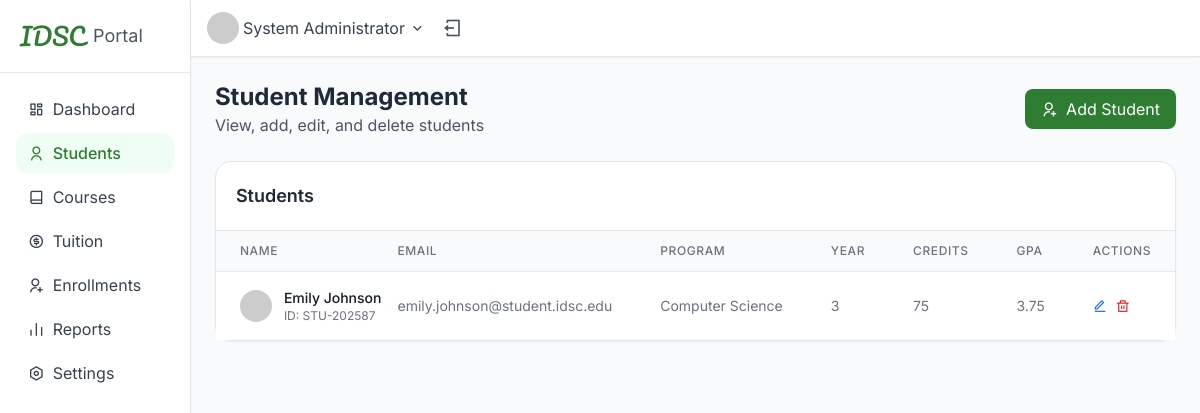
The page /admin/students.php (signed in) on the database its author committed.
### tables this page shows
CREATE TABLE users (
    user_id VARCHAR(20) PRIMARY KEY,
    password VARCHAR(255) NOT NULL,
    role ENUM('student', 'instructor', 'admin') NOT NULL,
    email VARCHAR(100) NOT NULL UNIQUE,
    first_name VARCHAR(50) NOT NULL,
    last_name VARCHAR(50) NOT NULL,
    profile_image VARCHAR(255) DEFAULT NULL,
    created_at TIMESTAMP DEFAULT CURRENT_TIMESTAMP,
    last_login DATETIME DEFAULT NULL
);

CREATE TABLE students (
    student_id VARCHAR(20) PRIMARY KEY,
    program VARCHAR(100) NOT NULL,
    year_level INT NOT NULL,
    gpa DECIMAL(3,2) DEFAULT 0.00,
    credits_earned INT DEFAULT 0,
    credits_required INT NOT NULL,
    advisor_id VARCHAR(20) DEFAULT NULL,
    enrollment_date DATE NOT NULL,
    FOREIGN KEY (student_id) REFERENCES users(user_id) ON DELETE CASCADE,
    FOREIGN KEY (advisor_id) REFERENCES users(user_id) ON DELETE SET NULL
);

### config.php (called while the page is built, shortened)
<?php
function get_db_connection() {
    static $conn;
    if (!isset($conn)) {
        $conn = mysqli_connect(DB_HOST, DB_USER, DB_PASS, DB_NAME);
    }
    return $conn;
}
function get_user_info($user_id) {
    $conn = get_db_connection();
    $user_id = mysqli_real_escape_string($conn, $user_id);
    $query = "SELECT * FROM users WHERE user_id = '$user_id'";
    $result = mysqli_query($conn, $query);
    if ($result && mysqli_num_rows($result) > 0) {
        return mysqli_fetch_assoc($result);
    }
    return null;
}
?>

### admin/students.php (the view, shortened to what this page needs)
<?php
require_once '../config.php';
$admin_id = $_SESSION['user_id'];
$user_info = get_user_info($admin_id);
$conn = get_db_connection();
$query = "SELECT
            u.user_id, u.first_name, u.last_name, u.email, u.created_at,
            s.program, s.year_level, s.credits_earned, s.gpa, s.enrollment_date
          FROM users u
          JOIN students s ON u.user_id = s.student_id
          WHERE u.role = 'student'
          ORDER BY u.last_name, u.first_name";
$result = mysqli_query($conn, $query);
$students = [];
if ($result) {
    while ($row = mysqli_fetch_assoc($result)) {
        $students[] = $row;
    }
}
?>
<!DOCTYPE html>
<html lang="en">
<head>
    <script src="https://cdn.tailwindcss.com/3.4.16"></script>
    <link rel="stylesheet" href="https://cdnjs.cloudflare.com/ajax/libs/remixicon/4.6.0/remixicon.min.css">
</head>
<body class="bg-gray-50">
    <div class="min-h-screen flex flex-col">
        <div class="flex flex-1">
            <aside class="w-64 bg-white shadow-sm border-r hidden lg:block">
                <div class="p-5 border-b">
                    <div class="flex items-center space-x-2">
                        <h1 class="font-['Pacifico'] text-2xl text-primary">IDSC</h1>
                        <span class="text-gray-600 text-lg">Portal</span>
                    </div>
                </div>
                <nav class="p-4 space-y-1">
                    <a href="dashboard.php" class="flex items-center space-x-2 px-3 py-2 rounded-md text-gray-700 hover:bg-green-50 hover:text-primary transition-colors">
                        <i class="ri-dashboard-line"></i>
                        <span>Dashboard</span>
                    </a>
                    <a href="students.php" class="flex items-center space-x-2 px-3 py-2 rounded-md bg-green-50 text-primary font-medium">
                        <i class="ri-user-line"></i>
                        <span>Students</span>
                    </a>
                    <a href="courses.php" class="flex items-center space-x-2 px-3 py-2 rounded-md text-gray-700 hover:bg-green-50 hover:text-primary transition-colors">
                        <i class="ri-book-line"></i>
                        <span>Courses</span>
                    </a>
                    <a href="tuition.php" class="flex items-center space-x-2 px-3 py-2 rounded-md text-gray-700 hover:bg-green-50 hover:text-primary transition-colors">
                        <i class="ri-money-dollar-circle-line"></i>
                        <span>Tuition</span>
                    </a>
                    <a href="enrollments.php" class="flex items-center space-x-2 px-3 py-2 rounded-md text-gray-700 hover:bg-green-50 hover:text-primary transition-colors">
                        <i class="ri-user-add-line"></i>
                        <span>Enrollments</span>
                    </a>
                    <a href="reports.php" class="flex items-center space-x-2 px-3 py-2 rounded-md text-gray-700 hover:bg-green-50 hover:text-primary transition-colors">
                        <i class="ri-bar-chart-line"></i>
                        <span>Reports</span>
                    </a>
                    <a href="settings.php" class="flex items-center space-x-2 px-3 py-2 rounded-md text-gray-700 hover:bg-green-50 hover:text-primary transition-colors">
                        <i class="ri-settings-line"></i>
                        <span>Settings</span>
                    </a>
                </nav>
            </aside>
            <main class="flex-1 flex flex-col">
                <header class="bg-white shadow-sm border-b sticky top-0 z-10">
                    <div class="flex items-center justify-between px-4 py-3">
                        <div class="flex items-center space-x-4">
                            <div class="relative">
                                <button type="button" class="flex items-center space-x-1 text-gray-700">
                                    <img src="https://ui-avatars.com/api/?name=<?php echo urlencode($user_info['first_name'] . ' ' . $user_info['last_name']); ?>&background=E9F5E9&color=2E7D32" class="w-8 h-8 rounded-full" alt="Profile">
                                    <span class="hidden md:inline-block"><?php echo htmlspecialchars($user_info['first_name'] . ' ' . $user_info['last_name']); ?></span>
                                    <i class="ri-arrow-down-s-line"></i>
                                </button>
                            </div>
                            <form method="POST" action="../auth.php">
                                <button type="submit" class="text-gray-600 hover:text-primary">
                                    <i class="ri-logout-box-line text-xl"></i>
                                </button>
                            </form>
                        </div>
                    </div>
                </header>
                <div class="flex-1 overflow-y-auto p-4 md:p-6">
                    <div class="mb-6 flex justify-between items-center">
                        <div>
                            <h1 class="text-2xl font-bold text-gray-800">Student Management</h1>
                            <p class="text-gray-600">View, add, edit, and delete students</p>
                        </div>
                        <button id="openAddStudentModal" class="bg-primary text-white px-4 py-2 rounded-button flex items-center space-x-2 hover:bg-primary/90 transition">
                            <i class="ri-user-add-line"></i>
                            <span>Add Student</span>
                        </button>
                    </div>
                    <div class="bg-white rounded-lg border shadow-sm mb-6">
                        <div class="p-5 border-b">
                            <h2 class="text-lg font-semibold text-gray-800">Students</h2>
                        </div>
                        <div class="overflow-x-auto">
                            <table class="min-w-full divide-y divide-gray-200">
                                <thead class="bg-gray-50">
                                    <tr>
                                        <th scope="col" class="px-6 py-3 text-left text-xs font-medium text-gray-500 uppercase tracking-wider">Name</th>
                                        <th scope="col" class="px-6 py-3 text-left text-xs font-medium text-gray-500 uppercase tracking-wider">Email</th>
                                        <th scope="col" class="px-6 py-3 text-left text-xs font-medium text-gray-500 uppercase tracking-wider">Program</th>
                                        <th scope="col" class="px-6 py-3 text-left text-xs font-medium text-gray-500 uppercase tracking-wider">Year</th>
                                        <th scope="col" class="px-6 py-3 text-left text-xs font-medium text-gray-500 uppercase tracking-wider">Credits</th>
                                        <th scope="col" class="px-6 py-3 text-left text-xs font-medium text-gray-500 uppercase tracking-wider">GPA</th>
                                        <th scope="col" class="px-6 py-3 text-left text-xs font-medium text-gray-500 uppercase tracking-wider">Actions</th>
                                    </tr>
                                </thead>
                                <tbody class="bg-white divide-y divide-gray-200">
                                    <?php if (empty($students)): ?>
                                        <tr>
                                            <td colspan="7" class="px-6 py-4 text-center text-sm text-gray-500">No students found.</td>
                                        </tr>
                                    <?php else: ?>
                                        <?php foreach ($students as $student): ?>
                                            <tr>
                                                <td class="px-6 py-4 whitespace-nowrap">
                                                    <div class="flex items-center">
                                                        <img src="https://ui-avatars.com/api/?name=<?php echo urlencode($student['first_name'] . ' ' . $student['last_name']); ?>&background=E9F5E9&color=2E7D32" class="w-8 h-8 rounded-full mr-3" alt="Profile">
                                                        <div>
                                                            <div class="text-sm font-medium text-gray-900"><?php echo htmlspecialchars($student['first_name'] . ' ' . $student['last_name']); ?></div>
                                                            <div class="text-xs text-gray-500">ID: <?php echo htmlspecialchars($student['user_id']); ?></div>
                                                        </div>
                                                    </div>
                                                </td>
                                                <td class="px-6 py-4 whitespace-nowrap text-sm text-gray-500"><?php echo htmlspecialchars($student['email']); ?></td>
                                                <td class="px-6 py-4 whitespace-nowrap text-sm text-gray-500"><?php echo htmlspecialchars($student['program']); ?></td>
                                                <td class="px-6 py-4 whitespace-nowrap text-sm text-gray-500"><?php echo htmlspecialchars($student['year_level']); ?></td>
                                                <td class="px-6 py-4 whitespace-nowrap text-sm text-gray-500"><?php echo htmlspecialchars($student['credits_earned']); ?></td>
                                                <td class="px-6 py-4 whitespace-nowrap text-sm text-gray-500"><?php echo number_format($student['gpa'], 2); ?></td>
                                                <td class="px-6 py-4 whitespace-nowrap text-sm font-medium">
                                                    <div class="flex space-x-2">
                                                        <a href="?action=edit&id=<?php echo $student['user_id']; ?>" class="text-blue-600 hover:text-blue-900">
                                                            <i class="ri-edit-line"></i>
                                                        </a>
                                                        <a href="#" onclick="confirmDelete(<?php echo $student['user_id']; ?>)" class="text-red-600 hover:text-red-900">
                                                            <i class="ri-delete-bin-line"></i>
                                                        </a>
                                                    </div>
                                                </td>
                                            </tr>
                                        <?php endforeach; ?>
                                    <?php endif; ?>
                                </tbody>
                            </table>
                        </div>
                    </div>
                </div>
            </main>
        </div>
    </div>
</body>
</html>

### admin/students.php (style rules this page uses)
:where([class^="ri-"])::before { content: "\f3c2"; }
body { font-family: 'Inter', sans-serif; background-color: #f8faf8; min-height: 100vh; }

### rows shown on the page
users: first_name+last_name "System Administrator"
students: student_id.last_name "Emily Johnson", student_id.user_id "STU-202587", student_id.email "emily.johnson@student.idsc.edu", program "Computer Science", year_level "3", credits_earned "75", gpa "3.75"
